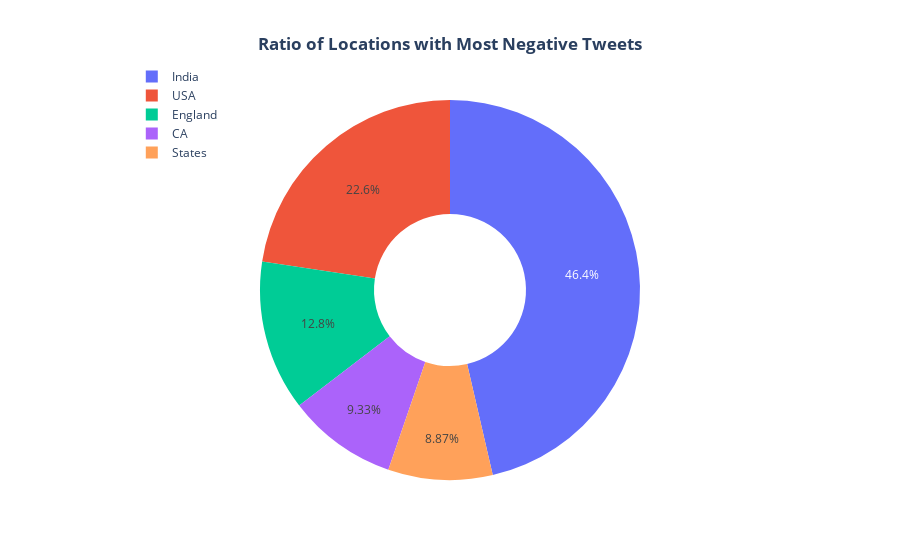

The notebook cell saved with this chart:
### Code cell
# returns the number of occurences of each location.
loc_analysis = pd.DataFrame(neg_dt['location'].value_counts().sort_values(ascending=False))
loc_analysis = loc_analysis.rename(columns={'location':'count'})
#loc_analysis

#Visualizing the pie chart for top 12 countries with most negative tweets.
# in this df, all tweets are negative only, so now we only have to find top countries in this list.

data = {
   "values": loc_analysis['count'][:5],
   "labels": loc_analysis.index[:5],
   "domain": {"column": 0},
   "name": "Location",
   "hoverinfo":"label+percent+name",
   "hole": .4,
   "type": "pie"
}
layout = go.Layout(title="<b>Ratio of Locations with Most Negative Tweets</b><br>", legend=dict(x=0.07, y=1.1))  #, orientation="h"

data = [data]
fig = go.Figure(data = data, layout = layout)
fig.update_layout(title_x=0.5)
fig.show()

### Figure 1 — Plotly figure (JSON) as saved in the notebook; plotly's stock layout.template omitted (floating-point values rounded to 4 significant figures)
{"data": [{"domain": {"column": 0}, "name": "Location", "labels": ["India", "USA", "England", "CA", "States"], "values": [507, 247, 140, 102, 97], "hoverinfo": "label+percent+name", "hole": 0.4, "type": "pie"}], "layout": {"legend": {"y": 1.1, "x": 0.07}, "title": {"text": "<b>Ratio of Locations with Most Negative Tweets</b><br>", "x": 0.5}}}
